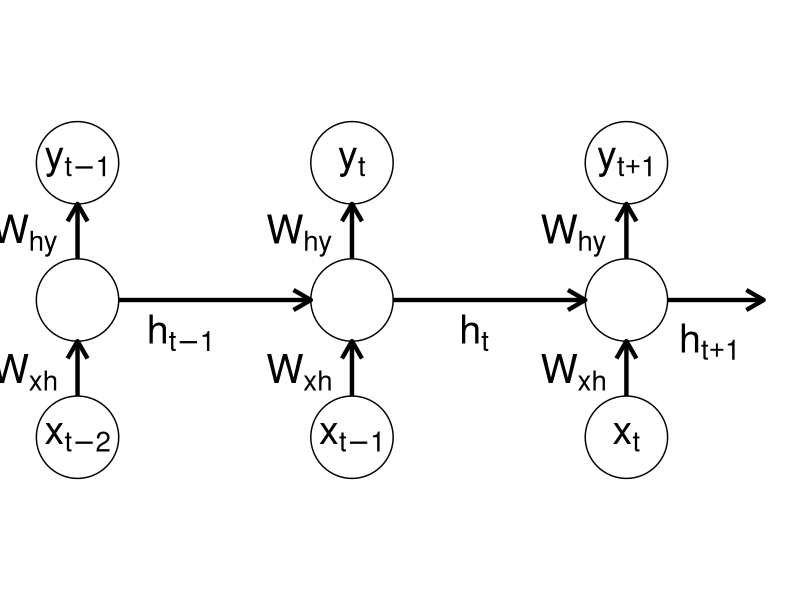

Write R code to recreate this figure.
library(ggplot2)
library(ggforce)
library(dplyr)

r <- 0.3  # node radius

# Nodes
nodes <- data.frame(
  id = c("x1","h1","y1",
         "x2","h2","y2",
         "x3","h3","y3"),
  label = c("x[t-2]","","y[t-1]",
            "x[t-1]","","y[t]",
            "x[t]","","y[t+1]"),
  x = c(2,2,2,
        4,4,4,
        6,6,6),
  y = c(0,1,2,   # moved x nodes down to y=0.5
        0,1,2,
        0,1,2)
)


# Edges
edges <- data.frame(
  from = c("x1","h1","h2","x2","x3","h1","h2","h3"),
  to   = c("h1","h2","h3","h2","h3","y1","y2","y3"),
  label = c("W[xh]","h[t-1]","h[t]",
            "W[xh]","W[xh]",
            "W[hy]","W[hy]","W[hy]")
)

# Function to shorten arrows
shorten <- function(x1, y1, x2, y2, r){
  dx <- x2 - x1
  dy <- y2 - y1
  d <- sqrt(dx^2 + dy^2)
  if (d == 0) return(c(x1, y1, x2, y2))
  x1s <- x1 + dx * r/d
  y1s <- y1 + dy * r/d
  x2s <- x2 - dx * r/d
  y2s <- y2 - dy * r/d
  c(x1s, y1s, x2s, y2s)
}

# Compute edge coordinates
edges_coords <- bind_rows(lapply(1:nrow(edges), function(i){
  row <- edges[i, ]
  from <- nodes[nodes$id == row$from, ]
  to   <- nodes[nodes$id == row$to, ]
  coords <- shorten(from$x, from$y, to$x, to$y, r)
  tibble(
    x = coords[1], y = coords[2],
    xend = coords[3], yend = coords[4],
    label = row$label
  )
}))

# Calculate offset for extra edge so it starts at the edge of the node
dx <- 1  # x direction (to the right)
dy <- 0  # y direction (horizontal)
d <- sqrt(dx^2 + dy^2)
x_start <- nodes$x[nodes$id == "h3"] + dx * r / d
y_start <- nodes$y[nodes$id == "h3"] + dy * r / d
x_end <- nodes$x[nodes$id == "h3"] + 1
y_end <- nodes$y[nodes$id == "h3"]

extra_edge <- data.frame(
  x = x_start,
  y = y_start,
  xend = x_end,
  yend = y_end,
  label = "h[t+1]"
)

# Separate W and h edges
edges_coords_W <- edges_coords[grepl("^W", edges_coords$label), ]
edges_coords_h <- edges_coords[grepl("^h", edges_coords$label), ]

# Plot
Plot_RNN <- ggplot() +
  geom_circle(data=nodes, aes(x0=x, y0=y, r=r), fill="white", color="black") +
  geom_text(data=nodes, aes(x=x, y=y, label=label), parse=TRUE, size=10) +
  geom_segment(data=edges_coords,
               aes(x=x, y=y, xend=xend, yend=yend),
               arrow=arrow(length=unit(0.2,"inches")), size=1.5) +
  geom_segment(data=extra_edge,
               aes(x=x, y=y, xend=xend, yend=yend),
               arrow=arrow(length=unit(0.2,"inches")), size=1.5) +
  geom_text(data=extra_edge,
            aes(x=(x+xend)/2, y=(y+yend)/2 + 0.2, label=label), # Move label up by 0.2
            parse=TRUE, size=10, vjust=2.4, hjust=0.6) +
  # W edge labels: move up with vjust
  geom_text(data=edges_coords_W,
            aes(x=(x+xend)/2, y=(y+yend)/2, label=label),
            parse=TRUE, size=10, vjust=0.6, hjust=1.3) +
  # h edge labels: move left with hjust
  geom_text(data=edges_coords_h,
            aes(x=(x+xend)/2, y=(y+yend)/2, label=label),
            parse=TRUE, size=10, vjust=1.4, hjust=1) +
  coord_equal() +
  theme_void()

pdf("fig/img/RNN/RNN_Example.pdf", width=10, height=6)
print(Plot_RNN)
dev.off()

getwd()
